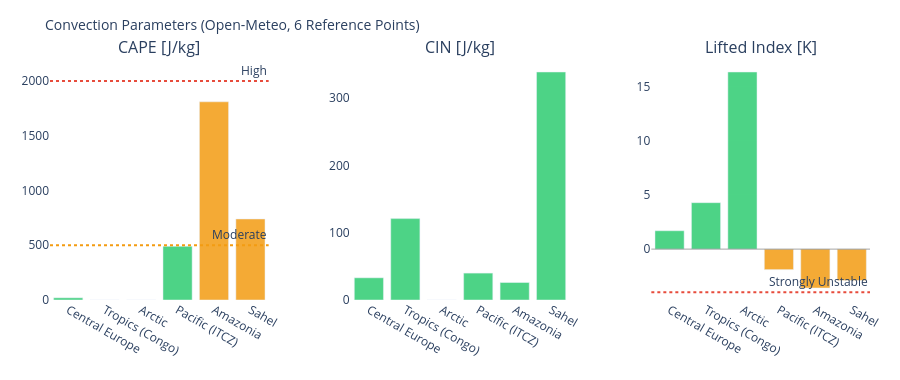

This figure's notebook cell:
### Markdown cell above
---
## 3. Visualizations

### Code cell
# ============================================================
# CAPE / CIN / LIFTED INDEX – Convection potential
# ============================================================

if not df_atm.empty:
    fig = make_subplots(
        rows=1, cols=3,
        subplot_titles=['CAPE [J/kg]', 'CIN [J/kg]', 'Lifted Index [K]'],
        horizontal_spacing=0.1
    )
    pts = df_atm['point'].tolist()
    pt_colors = ['#E85D24','#185FA5','#888780','#378ADD','#639922','#F2A623']

    # CAPE – höher = mehr Gewitterpotential
    cape_vals = df_atm['cape'].fillna(0).tolist()
    cape_colors = ['#e74c3c' if v > 2000 else '#f39c12' if v > 500 else '#2ecc71'
                   for v in cape_vals]
    fig.add_trace(go.Bar(x=pts, y=cape_vals, marker_color=cape_colors,
                         opacity=0.85, showlegend=False), row=1, col=1)
    fig.add_hline(y=2000, line_dash='dot', line_color='#e74c3c',
                  annotation_text='High', row=1, col=1)
    fig.add_hline(y=500,  line_dash='dot', line_color='#f39c12',
                  annotation_text='Moderate', row=1, col=1)

    # CIN – negativer = stärker gedeckelt (weniger Auslöse)
    cin_vals = df_atm['cin'].fillna(0).tolist()
    cin_colors = ['#e74c3c' if v < -200 else '#f39c12' if v < -50 else '#2ecc71'
                  for v in cin_vals]
    fig.add_trace(go.Bar(x=pts, y=cin_vals, marker_color=cin_colors,
                         opacity=0.85, showlegend=False), row=1, col=2)

    # Lifted Index – negativ = instabil
    li_vals = df_atm['li'].fillna(0).tolist()
    li_colors = ['#e74c3c' if v < -4 else '#f39c12' if v < 0 else '#2ecc71'
                 for v in li_vals]
    fig.add_trace(go.Bar(x=pts, y=li_vals, marker_color=li_colors,
                         opacity=0.85, showlegend=False), row=1, col=3)
    fig.add_hline(y=0, line_color='gray', line_width=0.7, row=1, col=3)
    fig.add_hline(y=-4, line_dash='dot', line_color='#e74c3c',
                  annotation_text='Strongly Unstable', row=1, col=3)

    fig.update_layout(
        title=dict(text='Convection Parameters (Open-Meteo, 6 Reference Points)', font=dict(size=14)),
        height=380, plot_bgcolor='rgba(0,0,0,0)', paper_bgcolor='rgba(0,0,0,0)',
        margin=dict(l=50, r=30, t=60, b=80)
    )
    fig.update_xaxes(tickangle=30)
    fig.show()

### Figure 1 — Plotly figure (JSON) as saved in the notebook; plotly's stock layout.template omitted (floating-point values rounded to 4 significant figures)
{"data": [{"marker": {"color": ["#2ecc71", "#2ecc71", "#2ecc71", "#2ecc71", "#f39c12", "#f39c12"]}, "opacity": 0.85, "showlegend": false, "type": "bar", "x": ["Central Europe", "Tropics (Congo)", "Arctic", "Pacific (ITCZ)", "Amazonia", "Sahel"], "xaxis": "x", "y": [20.0, 0.0, 0.0, 490.0, 1810.0, 740.0], "yaxis": "y"}, {"marker": {"color": ["#2ecc71", "#2ecc71", "#2ecc71", "#2ecc71", "#2ecc71", "#2ecc71"]}, "opacity": 0.85, "showlegend": false, "type": "bar", "x": ["Central Europe", "Tropics (Congo)", "Arctic", "Pacific (ITCZ)", "Amazonia", "Sahel"], "xaxis": "x2", "y": [33.0, 121.0, 0.0, 40.0, 26.0, 339.0], "yaxis": "y2"}, {"marker": {"color": ["#2ecc71", "#2ecc71", "#2ecc71", "#f39c12", "#f39c12", "#f39c12"]}, "opacity": 0.85, "showlegend": false, "type": "bar", "x": ["Central Europe", "Tropics (Congo)", "Arctic", "Pacific (ITCZ)", "Amazonia", "Sahel"], "xaxis": "x3", "y": [1.7, 4.3, 16.4, -1.9, -3.6, -2.9], "yaxis": "y3"}], "layout": {"annotations": [{"font": {"size": 16}, "showarrow": false, "text": "CAPE [J/kg]", "x": 0.1333, "xanchor": "center", "xref": "paper", "y": 1.0, "yanchor": "bottom", "yref": "paper"}, {"font": {"size": 16}, "showarrow": false, "text": "CIN [J/kg]", "x": 0.5, "xanchor": "center", "xref": "paper", "y": 1.0, "yanchor": "bottom", "yref": "paper"}, {"font": {"size": 16}, "showarrow": false, "text": "Lifted Index [K]", "x": 0.8667, "xanchor": "center", "xref": "paper", "y": 1.0, "yanchor": "bottom", "yref": "paper"}, {"showarrow": false, "text": "High", "x": 1, "xanchor": "right", "xref": "x domain", "y": 2000, "yanchor": "bottom", "yref": "y"}, {"showarrow": false, "text": "Moderate", "x": 1, "xanchor": "right", "xref": "x domain", "y": 500, "yanchor": "bottom", "yref": "y"}, {"showarrow": false, "text": "Strongly Unstable", "x": 1, "xanchor": "right", "xref": "x3 domain", "y": -4, "yanchor": "bottom", "yref": "y3"}], "height": 380, "margin": {"b": 80, "l": 50, "r": 30, "t": 60}, "paper_bgcolor": "rgba(0,0,0,0)", "plot_bgcolor": "rgba(0,0,0,0)", "shapes": [{"line": {"color": "#e74c3c", "dash": "dot"}, "type": "line", "x0": 0, "x1": 1, "xref": "x domain", "y0": 2000, "y1": 2000, "yref": "y"}, {"line": {"color": "#f39c12", "dash": "dot"}, "type": "line", "x0": 0, "x1": 1, "xref": "x domain", "y0": 500, "y1": 500, "yref": "y"}, {"line": {"color": "gray", "width": 0.7}, "type": "line", "x0": 0, "x1": 1, "xref": "x3 domain", "y0": 0, "y1": 0, "yref": "y3"}, {"line": {"color": "#e74c3c", "dash": "dot"}, "type": "line", "x0": 0, "x1": 1, "xref": "x3 domain", "y0": -4, "y1": -4, "yref": "y3"}], "title": {"font": {"size": 14}, "text": "Convection Parameters (Open-Meteo, 6 Reference Points)"}, "xaxis": {"anchor": "y", "domain": [0.0, 0.2667], "tickangle": 30}, "xaxis2": {"anchor": "y2", "domain": [0.3667, 0.6333], "tickangle": 30}, "xaxis3": {"anchor": "y3", "domain": [0.7333, 1.0], "tickangle": 30}, "yaxis": {"anchor": "x", "domain": [0.0, 1.0]}, "yaxis2": {"anchor": "x2", "domain": [0.0, 1.0]}, "yaxis3": {"anchor": "x3", "domain": [0.0, 1.0]}}}
